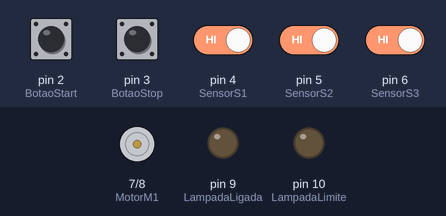
Simulated run of this sketch. Board: Arduino Uno, built with avr-gcc and run on an emulated ATmega328P. On the bench: motor-driver pin pairs drawn as motors (green arrow = first pin HIGH = forward, orange = second pin HIGH = backward, longer = more drive), output pins drawn as LEDs (lit = HIGH). Inputs (shaded band) come from the test bench; at power-on: pin 2 (BotaoStart), pin 3 (BotaoStop), pin 4 (SensorS1), pin 5 (SensorS2), pin 6 (SensorS3) HIGH.

Above: at 1.2 s.
1.3 s: pin 2 (BotaoStart) pulled LOW for 0.15 s
At 2.4 s:
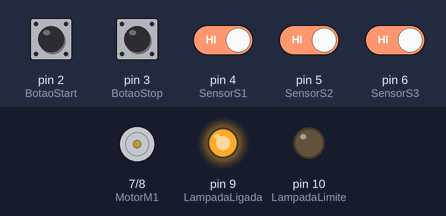
2.9 s: pin 4 (SensorS1) driven LOW
At 3.7 s:
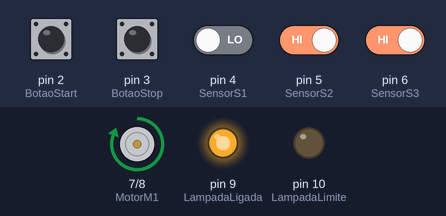
4.4 s: pin 3 (BotaoStop) pulled LOW for 0.15 s
At 4.8 s:
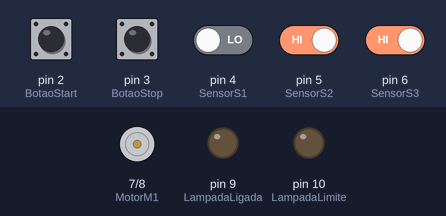
6.0 s: pin 2 (BotaoStart) pulled LOW for 1 s
At 6.7 s:
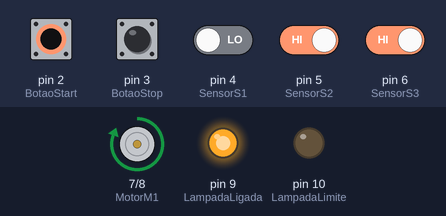
8.5 s: pin 5 (SensorS2) driven LOW
At 9.2 s:
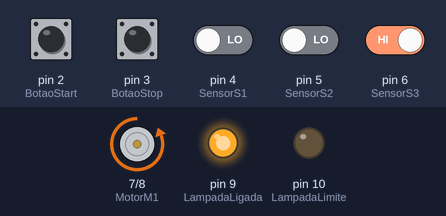
Timing chart, 0 to 11.0 s (numbered marks = the images above; inputs shaded):
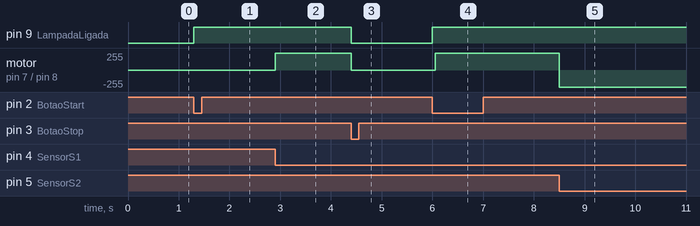

The sketch:

EX13.ino
```cpp
/* ************************************************************************

Colégio SATC
Curso Técnico em Mecatrônica
Disciplina: Sistemas Embarcados
Turma: 3191
Professor: Marcos Antonio Jeremias Coelho

Programa: Exercício 13, Transportadora de Peças com Limite (MEF)

Autor: Augusto Bredlau Pinz
Data: 14/06/2026
Versão: 1.0

************************************************************************ */

const int EstadoAguardandoStart = 0;
const int EstadoAguardandoPecaS1 = 1;
const int EstadoMovendoM1 = 2;
const int EstadoMovendoM2 = 3;
const int EstadoLimiteAtingido = 4;
const int BotaoStart = 2;
const int BotaoStop = 3;
const int SensorS1 = 4;
const int SensorS2 = 5;
const int SensorS3 = 6;
const int MotorM1 = 7;
const int MotorM2 = 8;
const int LampadaLigada = 9;
const int LampadaLimite = 10;
int EstadoAtual = EstadoAguardandoStart;
int ContadorCiclos = 0;

void setup() {
  pinMode(BotaoStart, INPUT_PULLUP);
  pinMode(BotaoStop, INPUT_PULLUP);
  pinMode(SensorS1, INPUT_PULLUP);
  pinMode(SensorS2, INPUT_PULLUP);
  pinMode(SensorS3, INPUT_PULLUP);
  pinMode(MotorM1, OUTPUT);
  pinMode(MotorM2, OUTPUT);
  pinMode(LampadaLigada, OUTPUT);
  pinMode(LampadaLimite, OUTPUT);
  desligarAtuadores();
}

void loop() {
  if (digitalRead(BotaoStop) == LOW) {
    if (EstadoAtual == EstadoLimiteAtingido) {
      ContadorCiclos = 0;
      digitalWrite(LampadaLimite, LOW);
    }
    EstadoAtual = EstadoAguardandoStart;
  }

  switch (EstadoAtual) {

    case EstadoAguardandoStart:
      desligarAtuadores();
      if (digitalRead(BotaoStart) == LOW && ContadorCiclos < 5) {
        digitalWrite(LampadaLigada, HIGH);
        EstadoAtual = EstadoAguardandoPecaS1;
      }
      break;

    case EstadoAguardandoPecaS1:
      if (digitalRead(SensorS1) == LOW) {
        digitalWrite(MotorM1, HIGH);
        EstadoAtual = EstadoMovendoM1;
      }
      break;

    case EstadoMovendoM1:
      if (digitalRead(SensorS2) == LOW) {
        digitalWrite(MotorM1, LOW);
        digitalWrite(MotorM2, HIGH);
        EstadoAtual = EstadoMovendoM2;
      }
      break;

    case EstadoMovendoM2:
      if (digitalRead(SensorS3) == LOW) {
        digitalWrite(MotorM2, LOW);
        ContadorCiclos++;

        if (ContadorCiclos >= 5) {
          digitalWrite(LampadaLigada, LOW);
          digitalWrite(LampadaLimite, HIGH);
          EstadoAtual = EstadoLimiteAtingido;
        } else {
          EstadoAtual = EstadoAguardandoStart;
        }
      }
      break;

    case EstadoLimiteAtingido:
      desligarAtuadores();
      digitalWrite(LampadaLimite, HIGH);
      break;
  }
  delay(50);
}

void desligarAtuadores() {
  digitalWrite(MotorM1, LOW);
  digitalWrite(MotorM2, LOW);
  digitalWrite(LampadaLigada, LOW);
}
```

Measured:
- after the input at 1.3 s, pin 9 (LampadaLigada): LOW → HIGH at once
- after the input at 2.9 s, motor on pin 7 (MotorM1) / pin 8 (MotorM2): stopped → forward 255/255 at once
- after the input at 4.4 s, pin 9 (LampadaLigada): HIGH → LOW at once; motor on pin 7 (MotorM1) / pin 8 (MotorM2): forward 255/255 → stopped at once
- after the input at 6.0 s, pin 9 (LampadaLigada): LOW → HIGH at once; motor on pin 7 (MotorM1) / pin 8 (MotorM2): stopped → forward 255/255 after 0.05 s
- after the input at 8.5 s, motor on pin 7 (MotorM1) / pin 8 (MotorM2): forward 255/255 → backward 255/255 at once
